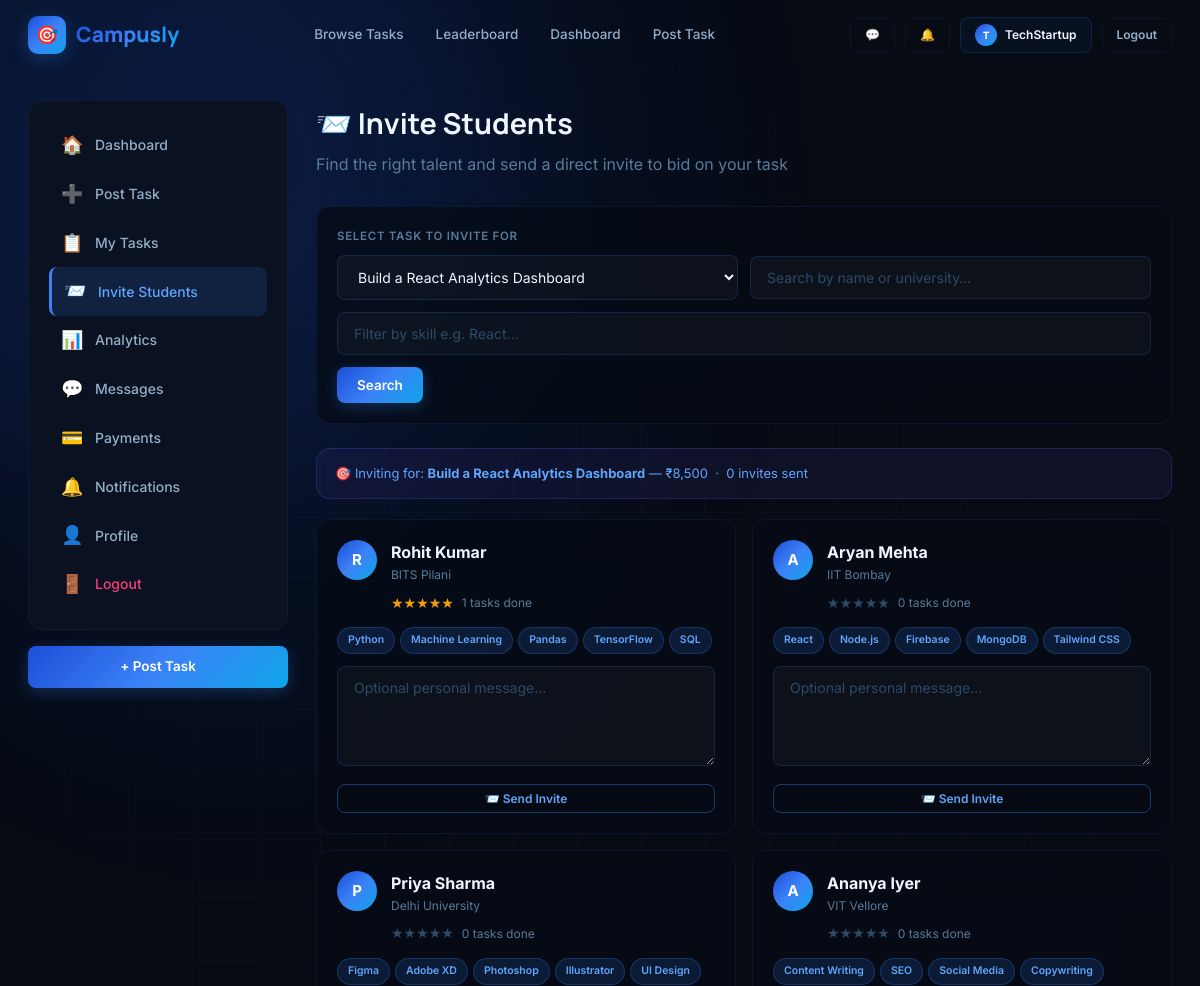
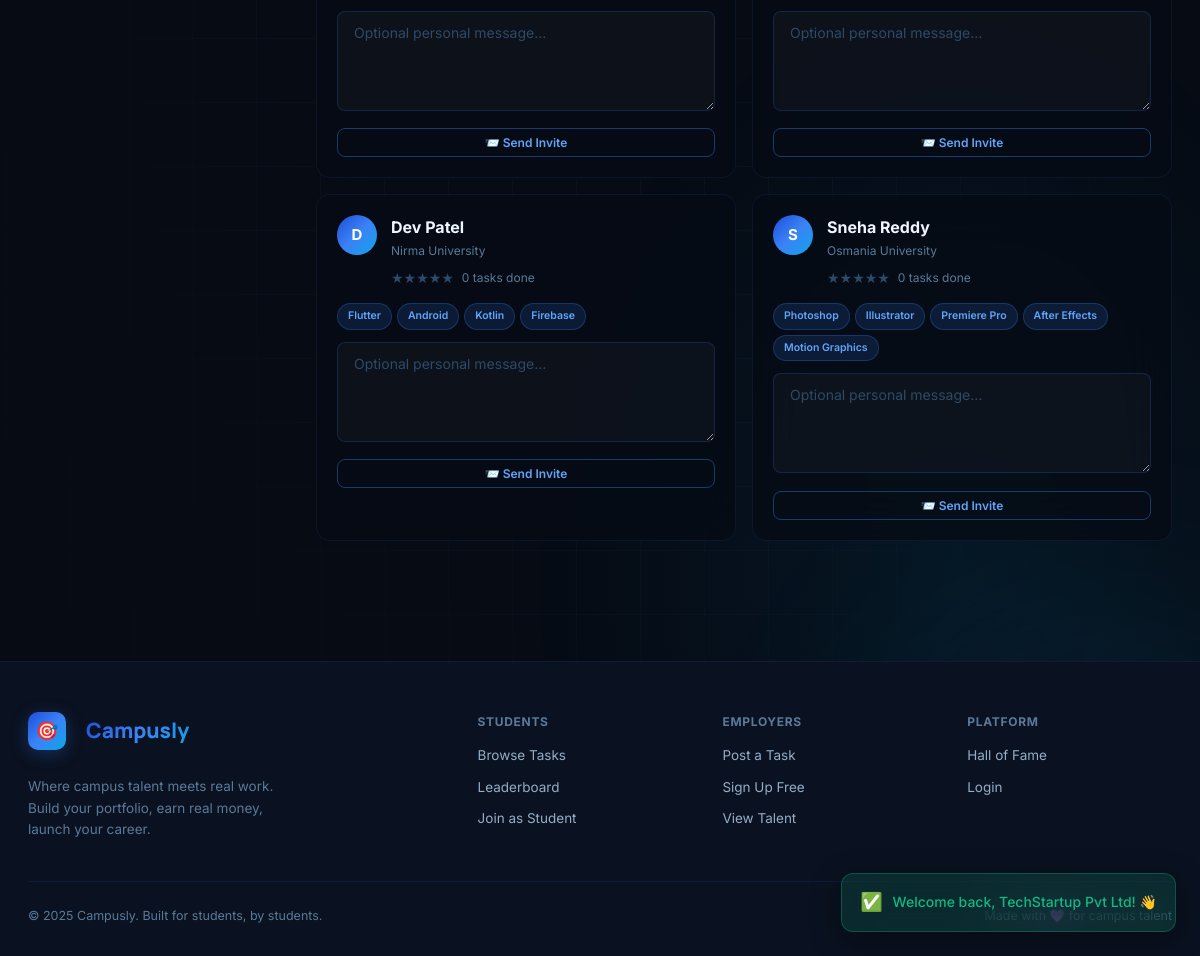
The page /task_invite.php?task_id=1 (signed in) on the database its author committed (2 pictures, top to bottom).
### tables this page shows
CREATE TABLE tasks (
  id           INT AUTO_INCREMENT PRIMARY KEY,
  employer_id  INT           NOT NULL,
  title        VARCHAR(255)  NOT NULL,
  description  TEXT,
  category     VARCHAR(100),
  price        DECIMAL(10,2) DEFAULT 0.00,
  location     VARCHAR(100)  DEFAULT 'Remote',
  skills       VARCHAR(800),
  deadline     DATE,
  duration     VARCHAR(80),
  urgency      ENUM('urgent','high','medium','low') DEFAULT 'medium',
  status       ENUM('open','assigned','completed','cancelled') DEFAULT 'open',
  created_at   TIMESTAMP     DEFAULT CURRENT_TIMESTAMP,
  INDEX idx_status   (status),
  INDEX idx_category (category),
  INDEX idx_employer (employer_id)
);

CREATE TABLE users (
  id                      INT AUTO_INCREMENT PRIMARY KEY,
  name                    VARCHAR(100)  NOT NULL,
  email                   VARCHAR(150)  NOT NULL UNIQUE,
  password                VARCHAR(255)  NOT NULL,
  role                    ENUM('candidate','employer','admin') DEFAULT 'candidate',
  university              VARCHAR(250),
  company_name            VARCHAR(150),
  bio                     TEXT,
  location                VARCHAR(100),
  skills                  VARCHAR(800),
  github                  VARCHAR(300),
  linkedin                VARCHAR(300),
  portfolio               VARCHAR(300),
  avatar                  VARCHAR(300)  DEFAULT NULL,
  is_banned               TINYINT(1)    DEFAULT 0,
  created_at              TIMESTAMP     DEFAULT CURRENT_TIMESTAMP
);

### task_invite.php (the view, shortened to what this page needs)
<?php
include 'db.php';
$uid = (int)$_SESSION['user_id'];
$task_id = intval($_GET['task_id'] ?? 0);
$task    = $task_id ? mysqli_fetch_assoc(mysqli_query($conn,"SELECT * FROM tasks WHERE id=$task_id AND employer_id=$uid AND status='open' LIMIT 1")) : null;
$my_tasks = mysqli_query($conn,"SELECT id,title FROM tasks WHERE employer_id=$uid AND status='open' ORDER BY created_at DESC");
$search = trim($_GET['search'] ?? '');
$skill_filter = trim($_GET['skill'] ?? '');
$students_q = "SELECT u.*,
  COALESCE(AVG(r.rating),0) as avg_rating,
  COUNT(DISTINCT a.task_id) as tasks_done
  FROM users u
  LEFT JOIN reviews r ON r.reviewee_id=u.id
  LEFT JOIN applications a ON a.candidate_id=u.id AND a.status='completed'
  WHERE u.role='candidate' AND u.is_banned=0";
$students_q .= " GROUP BY u.id ORDER BY tasks_done DESC, avg_rating DESC LIMIT 20";
$students = mysqli_query($conn,$students_q);
$invited_ids = [];
include 'includes/head.php';
include 'includes/navbar.php';
?>
<div class="wrap">
<div class="dash-wrap">
  <aside class="sidebar">
    <div class="sidebar-card">
      <a href="employer_dashboard.php"  class="sidebar-link"><span class="si">🏠</span>Dashboard</a>
      <a href="post_task.php"           class="sidebar-link"><span class="si">➕</span>Post Task</a>
      <a href="manage_tasks.php"        class="sidebar-link"><span class="si">📋</span>My Tasks</a>
      <a href="task_invite.php"         class="sidebar-link active"><span class="si">📨</span>Invite Students</a>
      <a href="task_analytics.php"      class="sidebar-link"><span class="si">📊</span>Analytics</a>
      <a href="messages.php"            class="sidebar-link"><span class="si">💬</span>Messages</a>
      <a href="payment_history.php"     class="sidebar-link"><span class="si">💳</span>Payments</a>
      <a href="notifications.php"       class="sidebar-link"><span class="si">🔔</span>Notifications</a>
      <a href="profile.php"             class="sidebar-link"><span class="si">👤</span>Profile</a>
      <a href="logout.php"               class="sidebar-link" style="color:var(--rose)"><span class="si">🚪</span>Logout</a>
    </div>
    <a href="post_task.php" class="btn btn-brand btn-full">+ Post Task</a>
  </aside>
  <main class="main-content">
    <div style="margin-bottom:28px">
      <h1 style="font-family:var(--fh);font-size:1.8rem;font-weight:700;margin-bottom:6px">📨 Invite Students</h1>
      <p style="color:var(--t3)">Find the right talent and send a direct invite to bid on your task</p>
    </div>
    <div class="glass-dark" style="padding:20px;border-radius:var(--r);margin-bottom:24px">
      <label class="flabel" style="margin-bottom:10px;display:block">Select Task to Invite For</label>
      <form method="GET" style="display:flex;gap:12px;align-items:center;flex-wrap:wrap">
        <select name="task_id" class="finput" style="flex:1;min-width:250px" onchange="this.form.submit()">
          <?php while($t=mysqli_fetch_assoc($my_tasks)): ?>
            <option value="<?= $t['id'] ?>" <?= $task_id==$t['id']?'selected':'' ?>><?= htmlspecialchars($t['title']) ?></option>
          <?php endwhile; ?>
        </select>
        <?php if($task_id): ?>
          <input type="text" name="search" class="finput" placeholder="Search by name or university…" value="<?= htmlspecialchars($search) ?>" style="flex:1;min-width:200px">
          <input type="text" name="skill"  class="finput" placeholder="Filter by skill e.g. React…" value="<?= htmlspecialchars($skill_filter) ?>" style="min-width:160px">
          <button type="submit" class="btn btn-brand">Search</button>
        <?php endif; ?>
      </form>
    </div>
    <?php if(!$task_id): ?>
      <div style="text-align:center;padding:70px;color:var(--t3)">
        <div style="font-size:3rem;margin-bottom:14px">📨</div>
        <div style="font-weight:600">Select a task above to find and invite students</div>
      </div>
    <?php elseif(!$task): ?>
      <div class="alert alert-err">❌ Task not found or not open.</div>
    <?php else: ?>
    <div style="background:rgba(124,92,252,0.08);border:1px solid rgba(124,92,252,0.2);border-radius:var(--r);padding:14px 18px;margin-bottom:20px">
      <div style="font-size:13px;color:var(--violet2)">
        🎯 Inviting for: <strong><?= htmlspecialchars($task['title']) ?></strong> — ₹<?= number_format($task['price']) ?>
        &nbsp;·&nbsp; <?= count($invited_ids) ?> invite<?= count($invited_ids)!=1?'s':'' ?> sent
      </div>
    </div>
    <?php if(mysqli_num_rows($students)===0): ?>
      <div style="text-align:center;padding:50px;color:var(--t3)">
        <div style="font-size:2.5rem;margin-bottom:12px">👤</div>
        <div>No students found matching your search.</div>
      </div>
    <?php else: ?>
      <div class="grid-2" style="gap:16px">
        <?php while($s=$students->fetch_assoc()):
          $skills_arr = $s['skills'] ? array_slice(array_map('trim',explode(',',$s['skills'])),0,5) : [];
          $already_invited = in_array($s['id'],$invited_ids);
        ?>
        <div class="glass-dark" style="padding:20px;border-radius:var(--r)">
          <div style="display:flex;gap:14px;align-items:flex-start;margin-bottom:12px">
            <?php if(!empty($s['avatar']) && file_exists($s['avatar'])): ?>
              <img src="<?= htmlspecialchars($s['avatar']) ?>" style="width:52px;height:52px;border-radius:50%;object-fit:cover;border:2px solid var(--violet);flex-shrink:0">
            <?php else: ?>
              <div class="avatar" style="flex-shrink:0"><?= strtoupper(substr($s['name'],0,1)) ?></div>
            <?php endif; ?>
            <div style="flex:1;min-width:0">
              <div style="font-weight:700"><?= htmlspecialchars($s['name']) ?></div>
              <div style="color:var(--t3);font-size:12px"><?= htmlspecialchars($s['university']??'') ?></div>
              <div style="display:flex;align-items:center;gap:8px;margin-top:5px">
                <div><?php for($i=1;$i<=5;$i++): ?><span class="star <?= $i<=$s['avg_rating']?'on':'off' ?>">★</span><?php endfor; ?></div>
                <span style="color:var(--t3);font-size:12px"><?= $s['tasks_done'] ?> tasks done</span>
              </div>
            </div>
          </div>
          <?php if($skills_arr): ?>
            <div style="display:flex;flex-wrap:wrap;gap:5px;margin-bottom:12px">
              <?php foreach($skills_arr as $sk): ?><span class="tag tag-v" style="font-size:10.5px"><?= htmlspecialchars($sk) ?></span><?php endforeach; ?>
            </div>
          <?php endif; ?>
          <?php if($already_invited): ?>
            <div class="tag tag-g" style="width:100%;justify-content:center;padding:8px">✅ Invite Sent</div>
          <?php else: ?>
            <form method="POST">
              <textarea name="invite_message" class="finput" rows="2" style="margin-bottom:10px"
                placeholder="Optional personal message…"></textarea>
              <button type="submit" class="btn btn-outline btn-full btn-sm">📨 Send Invite</button>
            </form>
          <?php endif; ?>
        </div>
        <?php endwhile; ?>
      </div>
    <?php endif; ?>
    <?php endif; ?>
  </main>
</div>
</div>
<?php include 'includes/footer.php'; ?>

### style.css (style rules this page uses)
:root { --ink:#060b14; --ink2:#0a1120; --ink3:#0e1929; --ink4:#132035; --surface:rgba(59,130,246,0.05); --surface2:rgba(59,130,246,0.1); --border:rgba(59,130,246,0.1); --border2:rgba(59,130,246,0.18); --blue:#3b82f6; --blue2:#60a5fa; --blue-dark:#1d4ed8; --blue-glow:rgba(59,130,246,0.28); --indigo:#6366f1; --indigo2:#818cf8; --indigo-glow:rgba(99,102,241,0.25); --sky:#0ea5e9; --sky-glow:rgba(14,165,233,0.2); --violet:#3b82f6; --violet2:#60a5fa; --violet-glow:rgba(59,130,246,0.28); --rose:#f43f7a; --rose-glow:rgba(244,63,122,0.2); --amber:#f59e0b; --amber-glow:rgba(245,158,11,0.2); --cyan:#0ea5e9; --cyan-glow:rgba(14,165,233,0.18); --emerald:#10b981; --emerald-glow:rgba(16,185,129,0.2); --grad-brand:linear-gradient(135deg,#1d4ed8 0%,#3b82f6 50%,#0ea5e9 100%); --grad-cool:linear-gradient(135deg,#1d4ed8,#0ea5e9); --grad-warm:linear-gradient(135deg,#3b82f6,#6366f1); --t1:#f0f6ff; --t2:#94aec8; --t3:#5a7a99; --t4:#2e4a66; --r:14px; --rs:8px; --rl:20px; --tr:all 0.22s cubic-bezier(.4,0,.2,1); --fh:'Manrope',sans-serif; --fb:'Inter',sans-serif; }
* { box-sizing:border-box;margin:0;padding:0 }
html { scroll-behavior:smooth }
body { font-family:var(--fb);background:var(--ink);color:var(--t1);min-height:100vh;overflow-x:hidden;line-height:1.6 }
a { text-decoration:none;color:inherit }
.wrap { position:relative;z-index:1 }
.glass-dark { background:rgba(6,11,20,0.75);backdrop-filter:blur(24px);border:1px solid var(--border) }
.btn { display:inline-flex;align-items:center;justify-content:center;gap:8px;padding:10px 20px;border-radius:var(--rs);font-family:var(--fb);font-size:13.5px;font-weight:600;cursor:pointer;transition:var(--tr);border:none;white-space:nowrap }
.btn-brand { background:var(--grad-brand);color:#fff;box-shadow:0 4px 16px var(--blue-glow) }
.btn-outline { background:transparent;color:var(--blue2);border:1px solid rgba(59,130,246,0.4) }
.btn-sm { padding:6px 14px;font-size:12px }
.btn-full { width:100% }
.flabel { display:block;margin-bottom:6px;font-size:11.5px;font-weight:600;color:var(--t3);text-transform:uppercase;letter-spacing:.7px }
.finput { width:100%;padding:12px 16px;background:rgba(255,255,255,0.03);border:1px solid var(--border2);border-radius:var(--rs);color:var(--t1);font-family:var(--fb);font-size:14px;transition:var(--tr);outline:none }
.finput::placeholder { color:var(--t4) }
select.finput { cursor:pointer }
select.finput option { background:var(--ink2) }
textarea.finput { resize:vertical;min-height:100px }
.tag { display:inline-flex;align-items:center;gap:4px;padding:4px 10px;border-radius:20px;font-size:11.5px;font-weight:600 }
.tag-v { background:rgba(59,130,246,0.15);color:var(--blue2);border:1px solid rgba(59,130,246,0.25) }
.star { font-size:14px }
.star.on { color:var(--amber) }
.star.off { color:var(--t4) }
.avatar { width:40px;height:40px;border-radius:50%;background:var(--grad-brand);display:flex;align-items:center;justify-content:center;font-weight:700;font-size:15px;color:#fff;flex-shrink:0 }
.grid-2 { display:grid;grid-template-columns:1fr 1fr;gap:20px }
.dash-wrap { display:grid;grid-template-columns:260px 1fr;gap:28px;padding:100px 28px 40px;max-width:1300px;margin:0 auto;min-height:100vh }
.sidebar { position:sticky;top:100px;height:fit-content }
.sidebar-card { background:var(--ink2);border:1px solid var(--border);border-radius:var(--r);padding:20px;margin-bottom:16px }
.sidebar-link { display:flex;align-items:center;gap:10px;padding:10px 12px;border-radius:var(--rs);color:var(--t2);font-size:14px;font-weight:500;transition:var(--tr);cursor:pointer;text-decoration:none }
.sidebar-link:hover,.sidebar-link.active { color:var(--t1);background:var(--surface2) }
.sidebar-link.active { background:rgba(59,130,246,0.15);color:var(--blue2);border-left:3px solid var(--blue) }
.sidebar-link .si { font-size:18px;width:24px }
.main-content { min-width:0 }

### rows shown on the page
tasks: title "Build a React Analytics Dashboard", price "8,500"
users: name "R", name "Rohit Kumar", university "BITS Pilani", tasks_done "1", skills "Python", skills "Machine Learning", skills "Pandas", skills "TensorFlow", skills "SQL"
users: name "A", name "Aryan Mehta", university "IIT Bombay", tasks_done "0", skills "React", skills "Node.js", skills "Firebase", skills "MongoDB", skills "Tailwind CSS"
users: name "P", name "Priya Sharma", university "Delhi University", tasks_done "0", skills "Figma", skills "Adobe XD", skills "Photoshop", skills "Illustrator", skills "UI Design"
users: name "A", name "Ananya Iyer", university "VIT Vellore", tasks_done "0", skills "Content Writing", skills "SEO", skills "Social Media", skills "Copywriting"
users: name "D", name "Dev Patel", university "Nirma University", tasks_done "0", skills "Flutter", skills "Android", skills "Kotlin", skills "Firebase"
users: name "S", name "Sneha Reddy", university "Osmania University", tasks_done "0", skills "Photoshop", skills "Illustrator", skills "Premiere Pro", skills "After Effects", skills "Motion Graphics"

### other values the page prints
substr($user_name,0,1) "T"
explode(' ',$user_name)[0] "TechStartup"
count($invited_ids) "0"
form field task_id "Build a React Analytics Dashboard"
